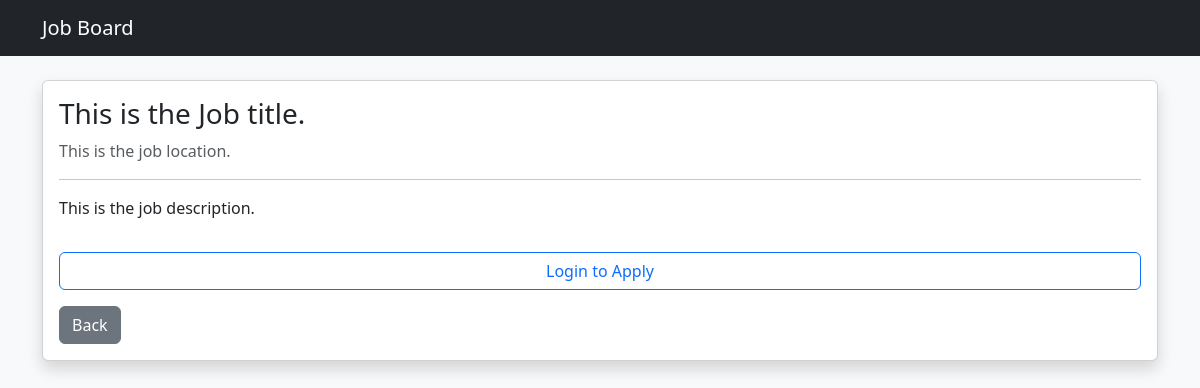
Before: /jobboard/5/ with the older database file.
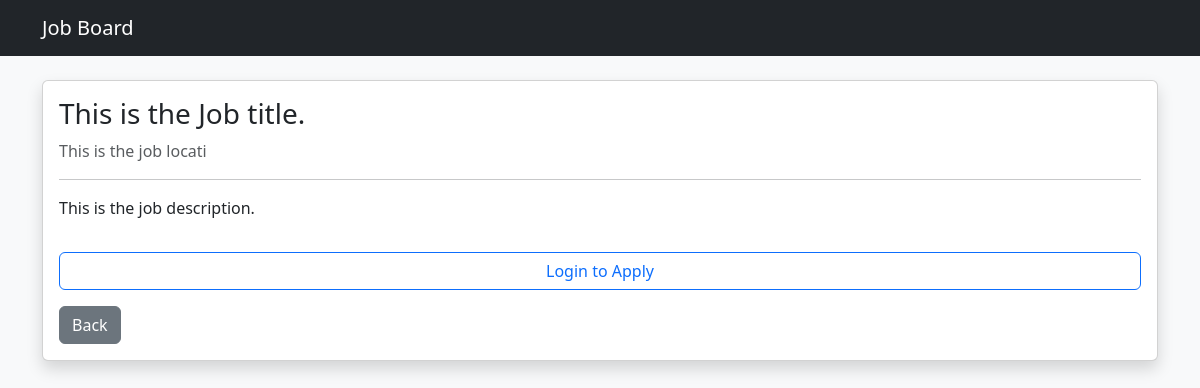
After: the same page with the newer database file.
### jobboard/models.py (models this page shows, shortened)
class Job(models.Model):
    user = models.ForeignKey(User, on_delete=models.CASCADE)
    title = models.CharField(max_length=200, null=False)
    slug = models.SlugField(unique=True, null=True, blank=True)
    description = models.TextField(null=False)
    location = models.CharField(max_length=100, null=False)
    created_at = models.DateTimeField(auto_now_add=True)
    updated_at = models.DateTimeField(auto_now=True)
    class Meta:
        ordering = ["-created_at"]

### jobboard/views.py (the view)
# urls.py: path("<int:id>/", views.job_detail, name="job_detail"),
def job_detail(request, id):
    job = Job.objects.get(id=id)
    return render(request, "jobboard/job_detail.html", {"job": job})

### jobboard/templates/jobboard/job_detail.html (shortened to what this page needs)
{% extends 'base.html' %} {% block title %}Job Detail{% endblock %}
{% block content %}
<div class="card shadow">
  <div class="card-body">
    <h3>{{ job.title }}</h3>
    <p class="text-muted">{{ job.location }}</p>
    <hr />
    <p>{{ job.description }}</p>
{% if not user.is_authenticated %}
    <a href="{% url 'login' %}?next={{ request.path }}"
       class="btn btn-outline-primary mt-3 w-100">
       Login to Apply
    </a>
{% elif job.id in applied_jobs %}
    <button class="btn btn-success mt-3 w-100" disabled>
        Applied ✓
    </button>
{% elif request.user.userrole.role == 'normal_user' %}
    <a href="{% url 'apply_application' job.id %}"
       class="btn btn-primary mt-3 w-100">
       Apply for Job
    </a>
{% endif %}
    <a href="{% url 'job_list' %}" class="btn btn-secondary mt-3">Back</a>
  </div>
</div>
{% endblock %}

Changed rows visible on the page:
changed Job "This is the Job title.": location "This is the job location." → "This is the job locati"
